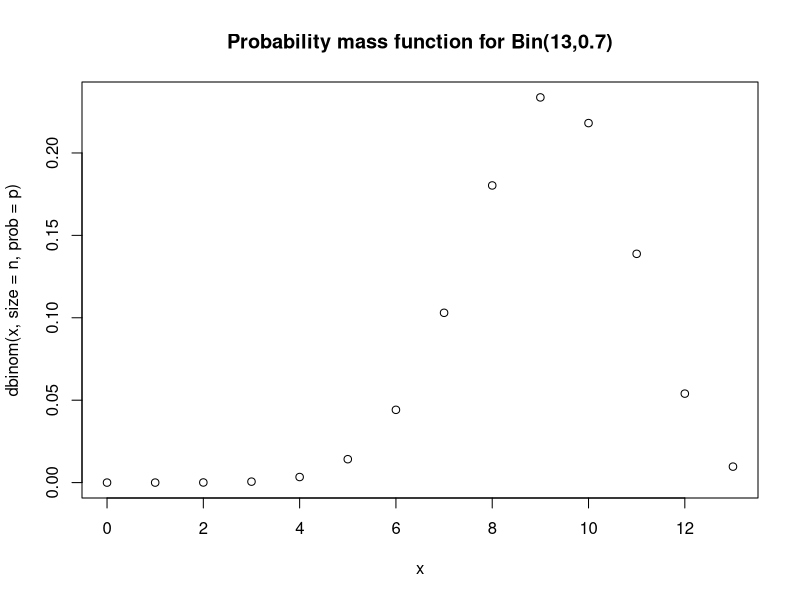
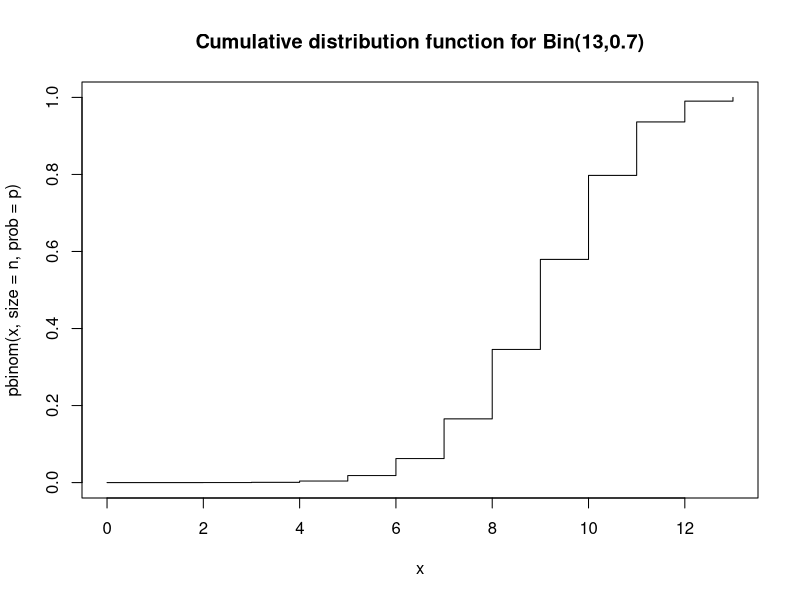
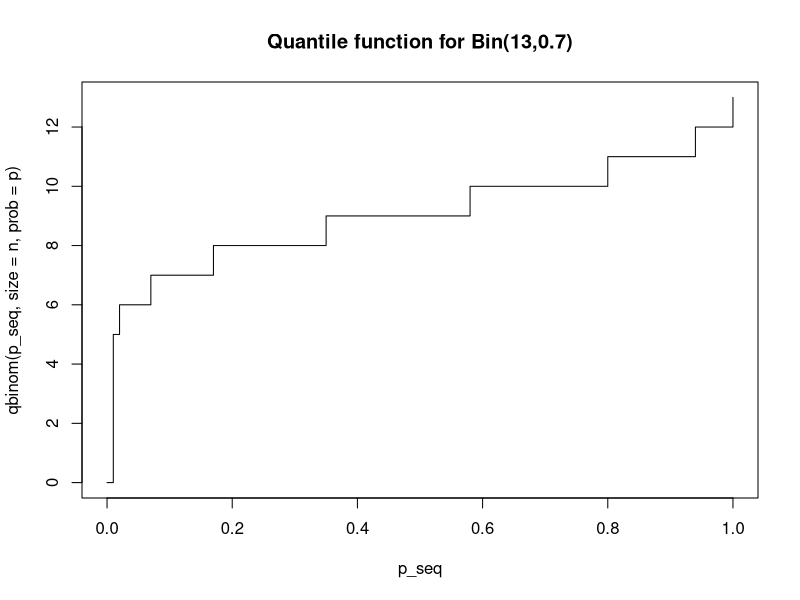
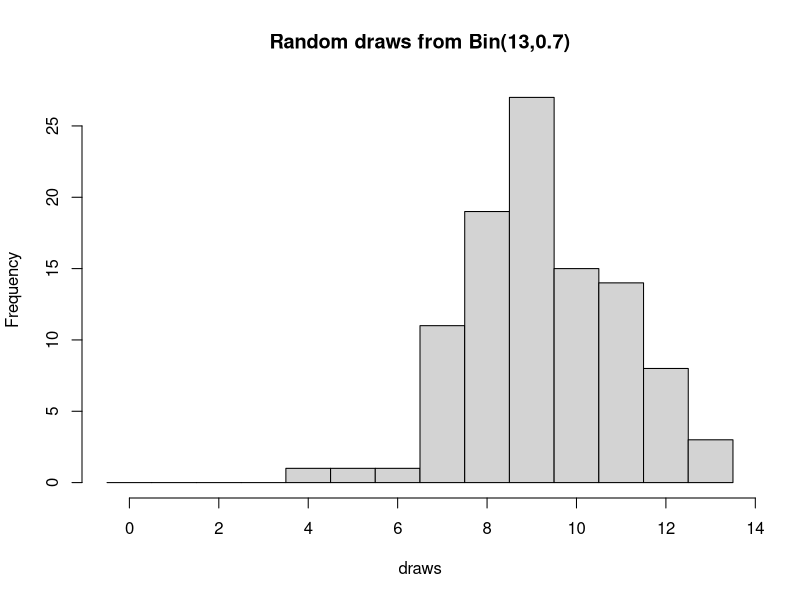
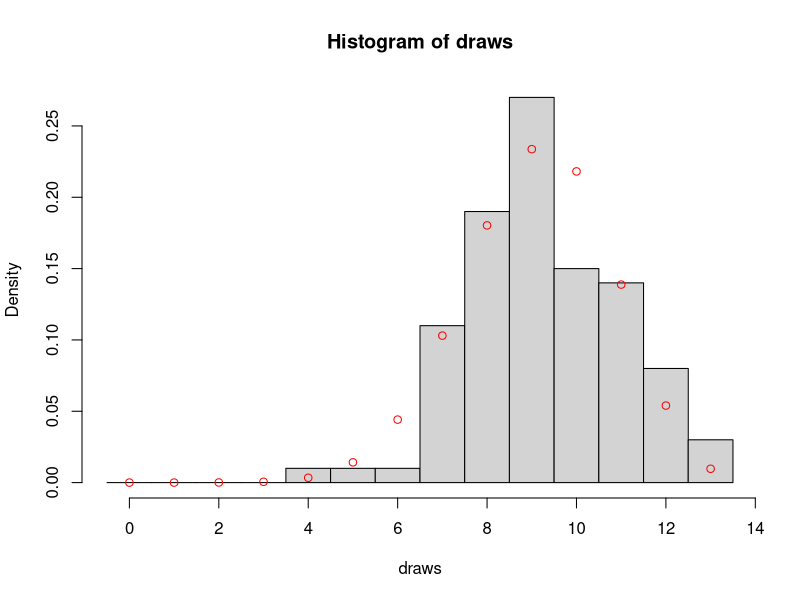
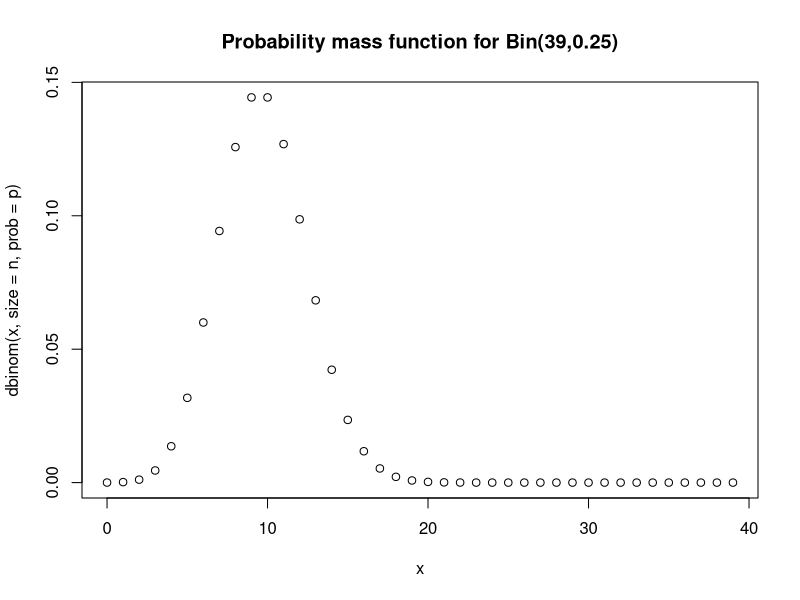
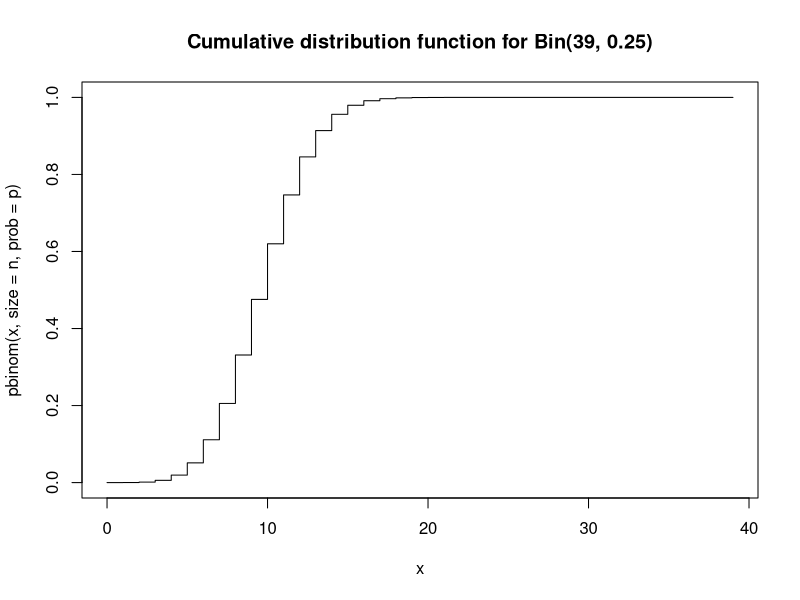
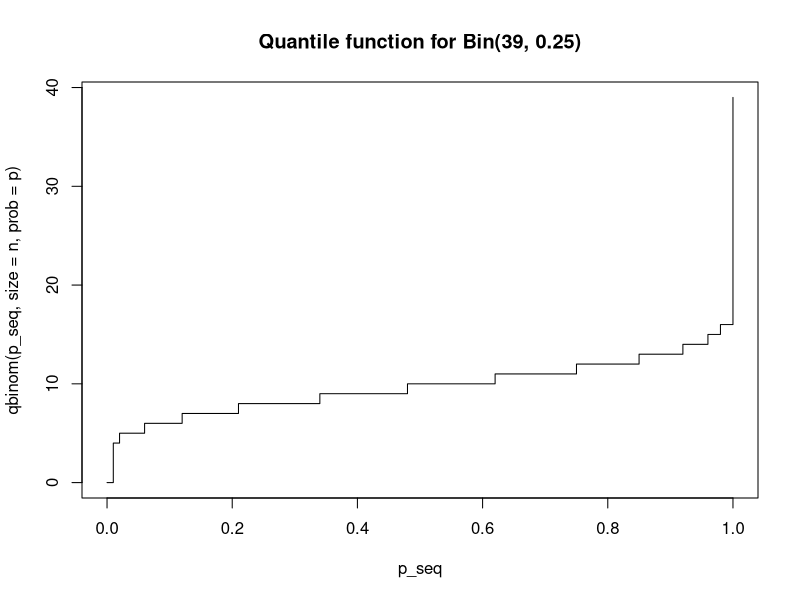

R code for these plots, in order: (Note: this script raises an error after producing the figures.)
## ---- chunk 1
n <- 13
p <- 0.7
x <- 0:n

plot(x, dbinom(x, size = n, prob = p), main = "Probability mass function for Bin(13,0.7)")
## ---- chunk 2
plot(x, pbinom(x, size = n, prob = p), type="s", main = "Cumulative distribution function for Bin(13,0.7)")
## ---- chunk 3
p_seq <- seq(from = 0, to = 1, length = 101)
plot(p_seq, qbinom(p_seq, size = n, prob = p), type="s", main = "Quantile function for Bin(13,0.7)")
## ---- chunk 4
draws <- rbinom(100, size = n, prob = p) # draw 100
brks  <- (0:(n+1)) - 0.5
hist(draws, breaks = brks, main = "Random draws from Bin(13,0.7)") 
## ---- chunk 5
hist(draws, breaks = brks, probability = TRUE)
points(x, dbinom(x, size = n, prob = p), col="red")
## ---- chunk 6
n <- 39
p <- 0.25
x <- 0:n

plot(x, dbinom(x, size = n, prob = p),                     main = 'Probability mass function for Bin(39,0.25)')
plot(x, pbinom(x, size = n, prob = p),         type = 's', main = 'Cumulative distribution function for Bin(39, 0.25)')
plot(p_seq, qbinom(p_seq, size = n, prob = p), type = 's', main = 'Quantile function for Bin(39, 0.25)')

draws <- rbinom(999, size = n, prob = p)
brks  <- (0:(n+1)) - 0.5
hist(draws, breaks = brks, probability = TRUE, main = "Random draws from Bin(39,0.25)")
points(x, dbinom(x, size = n, prob = p), col="red")
## ---- chunk 7
rate <- 2
x <- 0:10 # with no upper limit we need to decide on an upper limit

plot(x, dpois(x, lambda = rate), main = "Probability mass function for Po(2)") 
## ---- chunk 8
plot(x, ppois(x, lambda = rate), type="s", main = "Cumulative distribution function for Po(2)")
## ---- chunk 9
plot(p_seq, qpois(p_seq, lambda = rate), type="s", ylim=c(0,10), main = "Quantile function for Po(2)") # Change the y limits for comparison purposes
## ---- chunk 10
draws <- rpois(100, lambda = rate)

hist(draws, breaks = (0:(max(draws)+1)) - 0.5, probability = TRUE, main = "Random draws from Po(s)")
points(x, dpois(x, lambda = rate), col="red")
## ---- chunk 11
rate <- 23
x <- 5:40 # with no upper limit we need to decide on an upper limit

plot(x, dpois(x, lambda = rate),                   main = 'Probability mass function for Po(23)')
plot(x, ppois(x, lambda = rate),         type="s", main = 'Cumulative distribution function for Po(23)')
plot(p_seq, qpois(p_seq, lambda = rate), type="s", main = 'Quantile function for Po(23)')

draws <- rpois(999, lambda = rate) 
hist(draws, breaks = (min(draws):(max(draws)+1)) - 0.5, probability = TRUE, main = "Random draws from Po(23)")
points(x, dpois(x, lambda = rate), col="red")
## ---- chunk 12
a <- 0
b <- 1

# The curve function expects you to give a function of `x` and then it 
# (internally) creates a sequence of values from `from` and to `to` and creates
# plots similar to what we had before, but using a line rather than points.
curve(dunif(x, min = a, max = b), from = -1, to = 2,
      xlab='y', ylab='f(y)', main='Probability density function for Unif(0,1)')
## ---- chunk 13
curve(punif(x, min = a, max = b), from = -1, to = 2,
      xlab='y', ylab='F(y)', main='Cumulative distribution function for Unif(0,1)')
## ---- chunk 14
curve(qunif(x, min = a, max = b), from = 0, to = 1,
      xlab='p', ylab='F^{-1}(p)', main='Quantile function for Unif(0,1)')
## ---- chunk 15
random_uniforms <- runif(100, min = a, max = b)
hist(random_uniforms, probability = TRUE, main = "Random draws from Unif(0,1)")
curve(dunif(x, min = a, max = b), add = TRUE, col="red")
## ---- chunk 16
a <- 13
b <- 65

opar = par(mfrow=c(2,2)) # Create a 2x2 grid of figures
curve(dunif(x, min = a, max = b), from = a-1, to = b+1,
      xlab='y', ylab='f(y)', main='Probability density function for Unif(13,65)')
curve(punif(x, min = a, max = b), from = a-1, to = b+1,
      xlab='y', ylab='f(y)', main='Cumulative distribution function for Unif(13,65)')
curve(qunif(x, min = a, max = b), from = 0, to = 1,
      xlab='y', ylab='f(y)', main='Quantile function for Unif(13,65)')
random_uniforms <- runif(999, min = a, max = b)
hist(random_uniforms, probability = TRUE, main = "Random draws from Unif(13,65)")
curve(dunif(x, min = a, max = b), add=TRUE, col="red")
par(opar)
## ---- chunk 17
mu    <- 0
sigma <- 1 # standard deviation

curve(dnorm(x, mean = mu, sd = sigma), # notice the 3rd argument is the sd
      from = -4, to = 4,
      main = "PDF for a standard normal")
## ---- chunk 18
curve(pnorm(x, mean = mu, sd = sigma), 
      from = -4, to = 4,
      main = "CDF for a standard normal",
      ylab = "F(x)")
## ---- chunk 19
curve(qnorm(x, mean = mu, sd = sigma),
      from = 0, to = 1, 
      main = "Quantile function for a standard normal")
## ---- chunk 20
draws <- rnorm(100, mean = mu, sd = sigma)
hist(draws, probability = TRUE)
curve(dnorm(x, mean = mu, sd = sigma), add = TRUE, col = "red")
## ---- chunk 21
mu    <- -4
sigma <- sqrt(3) # standard deviation!!!

opar = par(mfrow=c(2,2))
curve(dnorm(x, mean = mu, sd = sigma), 
      from = mu-4*sigma, to = mu+4*sigma,
      main = "PDF for a normal")

curve(pnorm(x, mean = mu, sd = sigma), 
      from = mu-4*sigma, to = mu+4*sigma,
      main = "CDF for a normal")

curve(qnorm(x, mean = mu, sd = sigma),
      from = 0, to = 1, 
      main = "Quantile function for a normal")

draws <- rnorm(999, mean = mu, sd = sigma)
hist(draws, probability = TRUE)
curve(dnorm(x, mean = mu, sd = sigma), add = TRUE, col = "red")
par(opar)
## ---- chunk 22
# Try any values for mu and sigma
mu    <- 0
sigma <- 1

pnorm(mu+1*sigma, mean = mu, sd = sigma) - pnorm(mu-1*sigma, mean = mu, sd = sigma)
pnorm(mu+2*sigma, mean = mu, sd = sigma) - pnorm(mu-2*sigma, mean = mu, sd = sigma)
pnorm(mu+3*sigma, mean = mu, sd = sigma) - pnorm(mu-3*sigma, mean = mu, sd = sigma)

## ---- chunk 23
n <- 70
p <- 0.015

dbinom(0, size = n, prob = p)
1-pbinom(2, size = n, prob = p)
## ---- chunk 24
knitr::knit("lab02.Rmd", tangle = TRUE)
